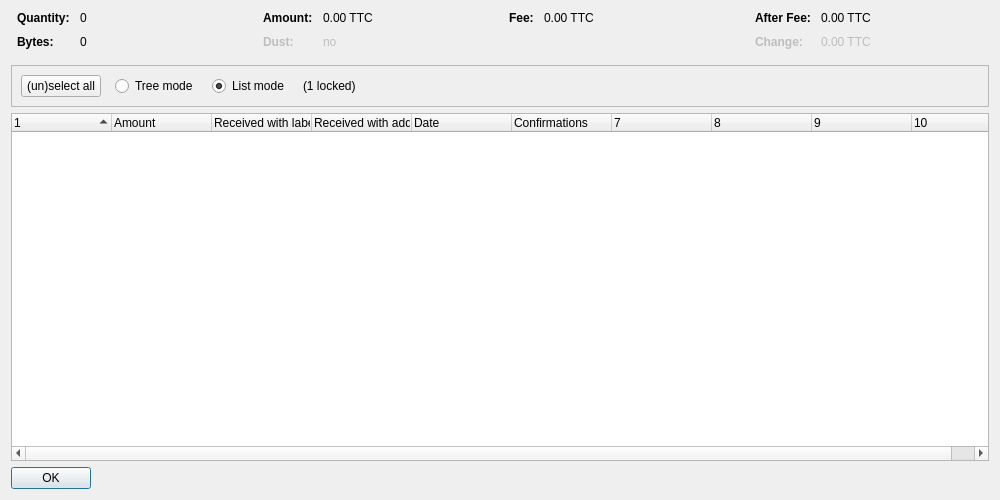
<?xml version="1.0" encoding="UTF-8"?>
<ui version="4.0">
 <class>CoinControlDialog</class>
 <widget class="QDialog" name="CoinControlDialog">
  <property name="geometry">
   <rect>
    <x>0</x>
    <y>0</y>
    <width>1000</width>
    <height>500</height>
   </rect>
  </property>
  <property name="windowTitle">
   <string>Coin Selection</string>
  </property>
  <layout class="QVBoxLayout" name="verticalLayout">
   <item>
    <layout class="QHBoxLayout" name="horizontalLayoutTop" stretch="0,0,0,0">
     <property name="topMargin">
      <number>0</number>
     </property>
     <property name="bottomMargin">
      <number>10</number>
     </property>
     <item>
      <layout class="QFormLayout" name="formLayoutCoinControl1">
       <property name="horizontalSpacing">
        <number>10</number>
       </property>
       <property name="verticalSpacing">
        <number>10</number>
       </property>
       <property name="leftMargin">
        <number>6</number>
       </property>
       <property name="rightMargin">
        <number>6</number>
       </property>
       <item row="0" column="0">
        <widget class="QLabel" name="labelCoinControlQuantityText">
         <property name="font">
          <font>
           <weight>75</weight>
           <bold>true</bold>
          </font>
         </property>
         <property name="text">
          <string>Quantity:</string>
         </property>
        </widget>
       </item>
       <item row="0" column="1">
        <widget class="QLabel" name="labelCoinControlQuantity">
         <property name="cursor">
          <cursorShape>IBeamCursor</cursorShape>
         </property>
         <property name="contextMenuPolicy">
          <enum>Qt::ActionsContextMenu</enum>
         </property>
         <property name="text">
          <string notr="true">0</string>
         </property>
         <property name="textInteractionFlags">
          <set>Qt::LinksAccessibleByMouse|Qt::TextSelectableByKeyboard|Qt::TextSelectableByMouse</set>
         </property>
        </widget>
       </item>
       <item row="1" column="0">
        <widget class="QLabel" name="labelCoinControlBytesText">
         <property name="font">
          <font>
           <weight>75</weight>
           <bold>true</bold>
          </font>
         </property>
         <property name="text">
          <string>Bytes:</string>
         </property>
        </widget>
       </item>
       <item row="1" column="1">
        <widget class="QLabel" name="labelCoinControlBytes">
         <property name="cursor">
          <cursorShape>IBeamCursor</cursorShape>
         </property>
         <property name="contextMenuPolicy">
          <enum>Qt::ActionsContextMenu</enum>
         </property>
         <property name="text">
          <string notr="true">0</string>
         </property>
         <property name="textInteractionFlags">
          <set>Qt::LinksAccessibleByMouse|Qt::TextSelectableByKeyboard|Qt::TextSelectableByMouse</set>
         </property>
        </widget>
       </item>
      </layout>
     </item>
     <item>
      <layout class="QFormLayout" name="formLayoutCoinControl2">
       <property name="horizontalSpacing">
        <number>10</number>
       </property>
       <property name="verticalSpacing">
        <number>10</number>
       </property>
       <property name="leftMargin">
        <number>6</number>
       </property>
       <property name="rightMargin">
        <number>6</number>
       </property>
       <item row="0" column="0">
        <widget class="QLabel" name="labelCoinControlAmountText">
         <property name="font">
          <font>
           <weight>75</weight>
           <bold>true</bold>
          </font>
         </property>
         <property name="text">
          <string>Amount:</string>
         </property>
        </widget>
       </item>
       <item row="0" column="1">
        <widget class="QLabel" name="labelCoinControlAmount">
         <property name="cursor">
          <cursorShape>IBeamCursor</cursorShape>
         </property>
         <property name="contextMenuPolicy">
          <enum>Qt::ActionsContextMenu</enum>
         </property>
         <property name="text">
          <string notr="true">0.00 TTC</string>
         </property>
         <property name="textInteractionFlags">
          <set>Qt::LinksAccessibleByMouse|Qt::TextSelectableByKeyboard|Qt::TextSelectableByMouse</set>
         </property>
        </widget>
       </item>
       <item row="1" column="0">
        <widget class="QLabel" name="labelCoinControlLowOutputText">
         <property name="enabled">
          <bool>false</bool>
         </property>
         <property name="font">
          <font>
           <weight>75</weight>
           <bold>true</bold>
          </font>
         </property>
         <property name="text">
          <string>Dust:</string>
         </property>
        </widget>
       </item>
       <item row="1" column="1">
        <widget class="QLabel" name="labelCoinControlLowOutput">
         <property name="enabled">
          <bool>false</bool>
         </property>
         <property name="cursor">
          <cursorShape>IBeamCursor</cursorShape>
         </property>
         <property name="contextMenuPolicy">
          <enum>Qt::ActionsContextMenu</enum>
         </property>
         <property name="text">
          <string notr="true">no</string>
         </property>
         <property name="textInteractionFlags">
          <set>Qt::LinksAccessibleByMouse|Qt::TextSelectableByKeyboard|Qt::TextSelectableByMouse</set>
         </property>
        </widget>
       </item>
      </layout>
     </item>
     <item>
      <layout class="QFormLayout" name="formLayoutCoinControl3">
       <property name="horizontalSpacing">
        <number>10</number>
       </property>
       <property name="verticalSpacing">
        <number>10</number>
       </property>
       <property name="leftMargin">
        <number>6</number>
       </property>
       <property name="rightMargin">
        <number>6</number>
       </property>
       <item row="0" column="0">
        <widget class="QLabel" name="labelCoinControlFeeText">
         <property name="font">
          <font>
           <weight>75</weight>
           <bold>true</bold>
          </font>
         </property>
         <property name="text">
          <string>Fee:</string>
         </property>
        </widget>
       </item>
       <item row="0" column="1">
        <widget class="QLabel" name="labelCoinControlFee">
         <property name="cursor">
          <cursorShape>IBeamCursor</cursorShape>
         </property>
         <property name="contextMenuPolicy">
          <enum>Qt::ActionsContextMenu</enum>
         </property>
         <property name="text">
          <string notr="true">0.00 TTC</string>
         </property>
         <property name="textInteractionFlags">
          <set>Qt::LinksAccessibleByMouse|Qt::TextSelectableByKeyboard|Qt::TextSelectableByMouse</set>
         </property>
        </widget>
       </item>
      </layout>
     </item>
     <item>
      <layout class="QFormLayout" name="formLayoutCoinControl4">
       <property name="horizontalSpacing">
        <number>10</number>
       </property>
       <property name="verticalSpacing">
        <number>10</number>
       </property>
       <property name="leftMargin">
        <number>6</number>
       </property>
       <property name="rightMargin">
        <number>6</number>
       </property>
       <item row="0" column="0">
        <widget class="QLabel" name="labelCoinControlAfterFeeText">
         <property name="font">
          <font>
           <weight>75</weight>
           <bold>true</bold>
          </font>
         </property>
         <property name="text">
          <string>After Fee:</string>
         </property>
        </widget>
       </item>
       <item row="0" column="1">
        <widget class="QLabel" name="labelCoinControlAfterFee">
         <property name="cursor">
          <cursorShape>IBeamCursor</cursorShape>
         </property>
         <property name="contextMenuPolicy">
          <enum>Qt::ActionsContextMenu</enum>
         </property>
         <property name="text">
          <string notr="true">0.00 TTC</string>
         </property>
         <property name="textInteractionFlags">
          <set>Qt::LinksAccessibleByMouse|Qt::TextSelectableByKeyboard|Qt::TextSelectableByMouse</set>
         </property>
        </widget>
       </item>
       <item row="1" column="0">
        <widget class="QLabel" name="labelCoinControlChangeText">
         <property name="enabled">
          <bool>false</bool>
         </property>
         <property name="font">
          <font>
           <weight>75</weight>
           <bold>true</bold>
          </font>
         </property>
         <property name="text">
          <string>Change:</string>
         </property>
        </widget>
       </item>
       <item row="1" column="1">
        <widget class="QLabel" name="labelCoinControlChange">
         <property name="enabled">
          <bool>false</bool>
         </property>
         <property name="cursor">
          <cursorShape>IBeamCursor</cursorShape>
         </property>
         <property name="contextMenuPolicy">
          <enum>Qt::ActionsContextMenu</enum>
         </property>
         <property name="text">
          <string notr="true">0.00 TTC</string>
         </property>
         <property name="textInteractionFlags">
          <set>Qt::LinksAccessibleByMouse|Qt::TextSelectableByKeyboard|Qt::TextSelectableByMouse</set>
         </property>
        </widget>
       </item>
      </layout>
     </item>
    </layout>
   </item>
   <item>
    <widget class="QFrame" name="frame">
     <property name="minimumSize">
      <size>
       <width>0</width>
       <height>40</height>
      </size>
     </property>
     <property name="frameShape">
      <enum>QFrame::StyledPanel</enum>
     </property>
     <property name="frameShadow">
      <enum>QFrame::Sunken</enum>
     </property>
     <layout class="QHBoxLayout" name="horizontalLayout">
      <item>
       <layout class="QHBoxLayout" name="horizontalLayoutPanel" stretch="0,0,0,0,0">
        <property name="spacing">
         <number>14</number>
        </property>
        <item>
         <widget class="QPushButton" name="pushButtonSelectAll">
          <property name="sizePolicy">
           <sizepolicy hsizetype="Maximum" vsizetype="Fixed">
            <horstretch>0</horstretch>
            <verstretch>0</verstretch>
           </sizepolicy>
          </property>
          <property name="text">
           <string>(un)select all</string>
          </property>
          <property name="autoDefault">
           <bool>false</bool>
          </property>
         </widget>
        </item>
        <item>
         <widget class="QRadioButton" name="radioTreeMode">
          <property name="sizePolicy">
           <sizepolicy hsizetype="Maximum" vsizetype="Fixed">
            <horstretch>0</horstretch>
            <verstretch>0</verstretch>
           </sizepolicy>
          </property>
          <property name="text">
           <string>Tree mode</string>
          </property>
         </widget>
        </item>
        <item>
         <widget class="QRadioButton" name="radioListMode">
          <property name="sizePolicy">
           <sizepolicy hsizetype="Maximum" vsizetype="Fixed">
            <horstretch>0</horstretch>
            <verstretch>0</verstretch>
           </sizepolicy>
          </property>
          <property name="text">
           <string>List mode</string>
          </property>
          <property name="checked">
           <bool>true</bool>
          </property>
         </widget>
        </item>
        <item>
         <widget class="QLabel" name="labelLocked">
          <property name="text">
           <string notr="true">(1 locked)</string>
          </property>
         </widget>
        </item>
        <item>
         <spacer name="horizontalSpacer">
          <property name="orientation">
           <enum>Qt::Horizontal</enum>
          </property>
          <property name="sizeHint" stdset="0">
           <size>
            <width>40</width>
            <height>20</height>
           </size>
          </property>
         </spacer>
        </item>
       </layout>
      </item>
     </layout>
    </widget>
   </item>
   <item>
    <widget class="CoinControlTreeWidget" name="treeWidget">
     <property name="contextMenuPolicy">
      <enum>Qt::CustomContextMenu</enum>
     </property>
     <property name="sortingEnabled">
      <bool>false</bool>
     </property>
     <property name="columnCount">
      <number>10</number>
     </property>
     <attribute name="headerShowSortIndicator" stdset="0">
      <bool>true</bool>
     </attribute>
     <attribute name="headerStretchLastSection">
      <bool>false</bool>
     </attribute>
     <column>
      <property name="text">
       <string/>
      </property>
     </column>
     <column>
      <property name="text">
       <string>Amount</string>
      </property>
     </column>
     <column>
      <property name="text">
       <string>Received with label</string>
      </property>
     </column>
     <column>
      <property name="text">
       <string>Received with address</string>
      </property>
     </column>
     <column>
      <property name="text">
       <string>Date</string>
      </property>
     </column>
     <column>
      <property name="text">
       <string>Confirmations</string>
      </property>
      <property name="toolTip">
       <string>Confirmed</string>
      </property>
     </column>
     <column>
      <property name="text">
       <string/>
      </property>
     </column>
     <column>
      <property name="text">
       <string/>
      </property>
     </column>
     <column>
      <property name="text">
       <string/>
      </property>
     </column>
     <column>
      <property name="text">
       <string/>
      </property>
     </column>
    </widget>
   </item>
   <item>
    <widget class="QDialogButtonBox" name="buttonBox">
     <property name="sizePolicy">
      <sizepolicy hsizetype="Maximum" vsizetype="Fixed">
       <horstretch>0</horstretch>
       <verstretch>0</verstretch>
      </sizepolicy>
     </property>
     <property name="orientation">
      <enum>Qt::Horizontal</enum>
     </property>
     <property name="standardButtons">
      <set>QDialogButtonBox::Ok</set>
     </property>
    </widget>
   </item>
  </layout>
 </widget>
 <customwidgets>
  <customwidget>
   <class>CoinControlTreeWidget</class>
   <extends>QTreeWidget</extends>
   <header>qt/coincontroltreewidget.h</header>
  </customwidget>
 </customwidgets>
 <resources/>
 <connections/>
</ui>
